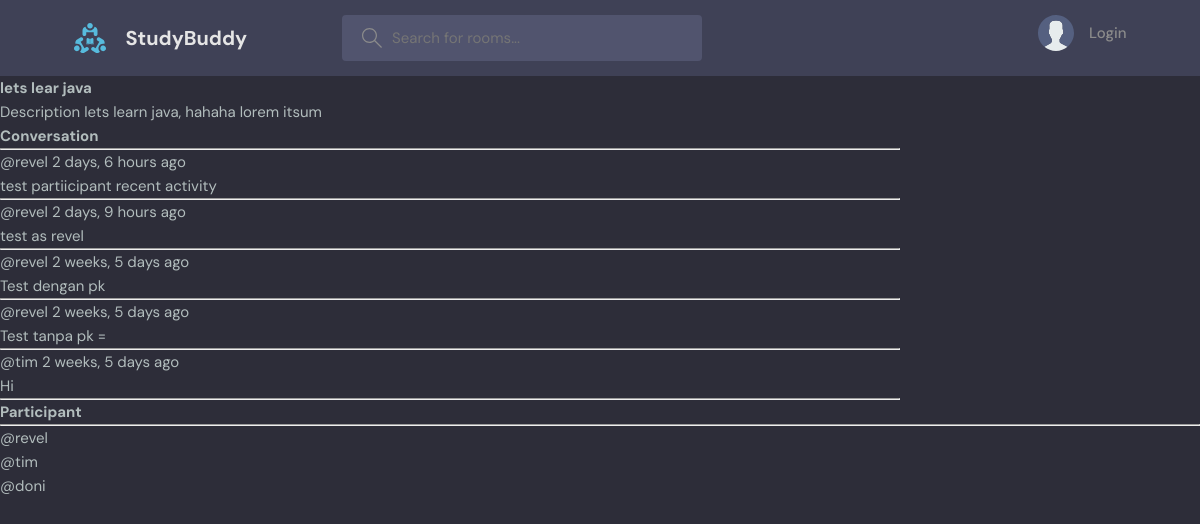
Screenshot of /room_page/6/ with the database file from the repository.
### base/models.py (models this page shows, shortened)
class Room(models.Model):
    host = models.ForeignKey(User, on_delete=models.SET_NULL, null = True) #user hostnya
    topic = models.ForeignKey(Topic, on_delete=models.SET_NULL, null = True)# 1 topik, tapi bisa have multiple room
    name = models.CharField(max_length=200) # charfield required untuk masukin maxlength
    description = models.TextField(null=True, blank= True) #textfield adalah charfield yang lebih gede
    participants = models.ManyToManyField(User, related_name= 'participants') #store siapa yang aktif di room
    updated = models.DateTimeField(auto_now=True)
    created = models.DateTimeField(auto_now_add= True)
    class Meta:
        ordering = [
            "-updated","-created",
                    ]

class Message(models.Model):
    user = models.ForeignKey(User, on_delete=models.CASCADE)
    room = models.ForeignKey(Room, on_delete=models.CASCADE)#relationship dengan database sebelumnya dengan model one to many (one room, bisa many message)
    body = models.TextField()
    updated = models.DateTimeField(auto_now=True)
    created = models.DateTimeField(auto_now_add=True)
    class Meta:
        ordering = [
            "-updated","-created",]

### base/views.py (the view, shortened to what this page needs)
# urls.py: path('room_page/<str:pk>/', views.room, name="room"),
def room(request,pk):
    room = Room.objects.get(id=pk)
    '''for i in rooms:
        if i['id'] == int(pk):
            room = i'''
    room_messages = room.message_set.all().order_by('-created')
    participants = room.participants.all()
    context = {'room':room, 'room_messages':room_messages,'participants':participants}
    return render(request,"base/room.html",context)

### base/templates/base/room.html (shortened to what this page needs)
{%extends 'main.html'%}
{% block content %}
<div class="room-container">
    <div>
    <h1>{{room.name}}</h1>
    <p>{{room.description}}</p>
    <div class="comment-wrapper">
        <h3>Conversation</h3>
        {% for message in room_messages %}
        <div>
            <hr>
            <small> @{{message.user}} {{message.created|timesince}} ago</small>
            <p>{{message.body}}</p>
        </div>
        {% endfor %}
        <hr>
    </div>
    </div>
    </div>
    <div>
        <h3>Participant </h3>
        <hr>
        {% for participant in participants %}
            <p>@{{participant.username}}</p>
        {% endfor %}
    </div>
{% endblock content%}

### base/static/styles/style.css (style rules this page uses)
:root { --color-main: #71c6dd; --color-main-light: #e1f6fb; --color-dark: #3f4156; --color-dark-medium: #51546e; --color-dark-light: #696d97; --color-light: #e5e5e5; --color-gray: #8b8b8b; --color-light-gray: #b2bdbd; --color-bg: #2d2d39; --color-success: #5dd693; --color-error: #fc4b0b; }
* { font-family: "DM Sans", -apple-system, BlinkMacSystemFont, "Segoe UI", Roboto, Oxygen, Ubuntu, Cantarell, "Open Sans", "Helvetica Neue", sans-serif; margin: 0; padding: 0; box-sizing: border-box; text-rendering: optimizeLegibility; font-size: inherit; }
html { font-size: 56.25%; }
@media only screen and (min-width: 1200px) { html { font-size: 62.5%; } }
body { line-height: 1.6; font-weight: 400; font-size: 1.5rem; color: var(--color-light-gray); background-color: var(--color-bg); min-height: 100vh; }

### base/templates/base/room.html (style rules this page uses)
.room-container { display: grid; grid-template-columns: 3fr 1fr; }

### rows the page displays
Room: name "lets lear java", description "Description lets learn java, hahaha lorem itsum"
Message: user "revel", created "2 days, 6 hours", body "test partiicipant recent activity"
Message: user "revel", created "2 days, 9 hours", body "test as revel"
Message: user "revel", created "2 weeks, 5 days", body "Test dengan pk"
Message: user "revel", created "2 weeks, 5 days", body "Test tanpa pk ="
Message: user "tim", created "2 weeks, 5 days", body "Hi"

### other values shown
{{ participant.username }} "revel"
{{ participant.username }} "tim"
{{ participant.username }} "doni"
